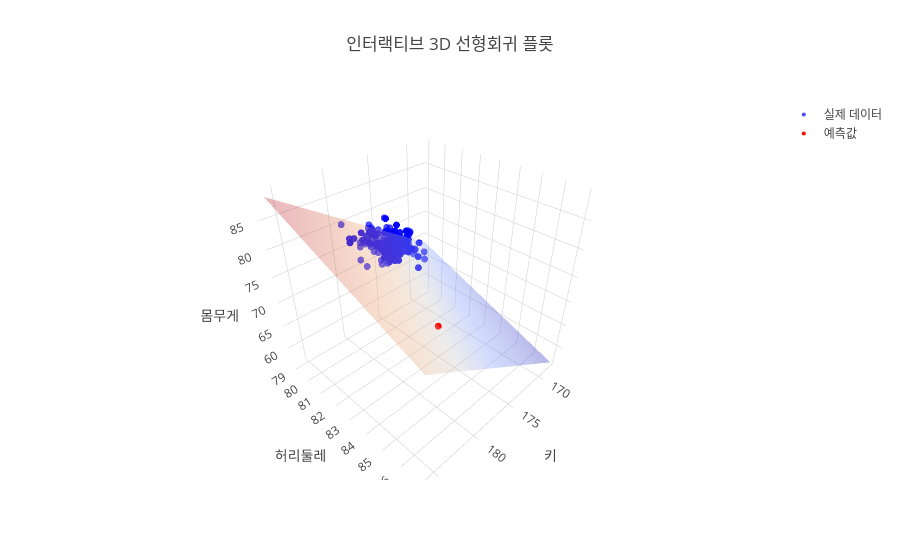

Notebook source saved alongside this figure:
### Code cell
import plotly.graph_objs as go
from plotly.offline import init_notebook_mode, iplot

# 실제 데이터 산점도
scatter = go.Scatter3d(
    x=df['height'], y=df['waistline'], z=df['weight'], mode='markers',
    name='실제 데이터', marker=dict(size=4, color='blue', opacity=0.7)
)


height_grid, waist_grid = np.meshgrid(
    np.linspace(168, 186, 5),
    np.linspace(79, 87, 5)
)
pred = bays.coef_[0]*height_grid + bays.coef_[1]*waist_grid

surface = go.Surface(
    x=height_grid, y=waist_grid, z=pred,
    name='회귀 평면', opacity=0.3, showscale=False
)

scatter2 = go.Scatter3d(
    x=[180], y=[85], z=bays.predict([[180, 85]]), mode='markers',
    name='예측값', marker=dict(size=4, color='red', opacity=1)
)
    
layout = go.Layout(
    title='인터랙티브 3D 선형회귀 플롯',
    scene=dict(
        xaxis=dict(title='키'),
        yaxis=dict(title='허리둘레'),
        zaxis=dict(title='몸무게')
    )
)
fig = go.Figure(data=[scatter, surface, scatter2], layout=layout)
init_notebook_mode(connected=True)  # Jupyter에서 필요
iplot(fig)

### Figure 1 — Plotly figure (JSON) as saved in the notebook; plotly's stock layout.template omitted (floating-point values rounded to 4 significant figures; data arrays with more than 128 entries replaced by an {"elided": "..."} marker saying what was removed)
{"data": [{"marker": {"color": "blue", "opacity": 0.7, "size": 4}, "mode": "markers", "name": "실제 데이터", "type": "scatter3d", "uid": "4a089fd6-87b5-4366-93b3-2660e336701f", "x": {"elided": "411 float values"}, "y": {"elided": "411 float values"}, "z": {"elided": "411 float values"}}, {"name": "회귀 평면", "opacity": 0.3, "showscale": false, "type": "surface", "uid": "5b739ed4-cc25-4e39-9bfa-06136bdaa121", "x": [[168, 172.5, 177, 181.5, 186], [168, 172.5, 177, 181.5, 186], [168, 172.5, 177, 181.5, 186], [168, 172.5, 177, 181.5, 186], [168, 172.5, 177, 181.5, 186]], "y": [[79, 79, 79, 79, 79], [81, 81, 81, 81, 81], [83, 83, 83, 83, 83], [85, 85, 85, 85, 85], [87, 87, 87, 87, 87]], "z": [[68.55, 73.59, 78.63, 83.68, 88.72], [65.51, 70.56, 75.6, 80.64, 85.69], [62.48, 67.53, 72.57, 77.61, 82.66], [59.45, 64.5, 69.54, 74.58, 79.63], [56.42, 61.46, 66.51, 71.55, 76.59]]}, {"marker": {"color": "red", "opacity": 1, "size": 4}, "mode": "markers", "name": "예측값", "type": "scatter3d", "uid": "c2573f33-d181-475a-b8d9-d42bb73f20ac", "x": [180], "y": [85], "z": [72.9]}], "layout": {"scene": {"xaxis": {"title": {"text": "키"}}, "yaxis": {"title": {"text": "허리둘레"}}, "zaxis": {"title": {"text": "몸무게"}}}, "title": {"text": "인터랙티브 3D 선형회귀 플롯"}}}
